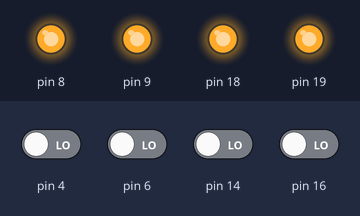
A sketch run on a simulated Arduino Uno, built with avr-gcc and run on an emulated ATmega328P. Shown: output pins drawn as LEDs (lit = HIGH). Inputs (shaded band) come from the test bench; at power-on: pin 4, pin 6, pin 14, pin 16 LOW. What the sketch prints to the serial monitor is not drawn.

Above: at 0.1 s.
At 1.1 s:
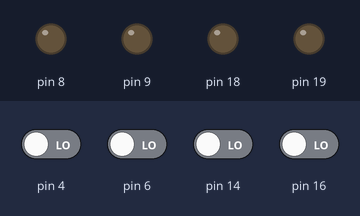
Timing chart, 0 to 2.6 s (numbered marks = the images above):
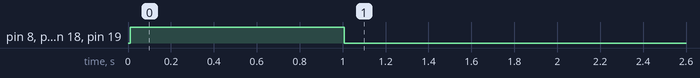

The sketch:

MC_Messschieber_Bluetooth.ino
```cpp
#include "Reader.h"

#define cal_X_enable
#define cal_Y_enable
#define cal_Z_enable
#define cal_A_enable

#define cal_X_Int 4
#define cal_X_Val 5
#define cal_X_Led 18

#define cal_Y_Int 6
#define cal_Y_Val 7
#define cal_Y_Led 19

#define cal_Z_Int 14
#define cal_Z_Val 15
#define cal_Z_Led 8

#define cal_A_Int 16
#define cal_A_Val 17
#define cal_A_Led 9


#ifdef cal_X_enable
Reader readerX(cal_X_Int, cal_X_Val, cal_X_Led);
#endif

#ifdef cal_Y_enable
Reader readerY(cal_Y_Int, cal_Y_Val,cal_Y_Led);
#endif

#ifdef cal_Z_enable
Reader readerZ(cal_Z_Int, cal_Z_Val,cal_Z_Led);
#endif

#ifdef cal_A_enable
Reader readerA(cal_A_Int, cal_A_Val,cal_A_Led);
#endif

#ifdef cal_X_enable
void interX() {
  readerX.update();
}
#endif

#ifdef cal_Y_enable
void interY() {
  readerY.update();
}
#endif

#ifdef cal_Z_enable
void interZ() {
  readerZ.update();
}
#endif

#ifdef cal_A_enable
void interA() {
  readerA.update();
}
#endif


void setup() {
  Serial.begin(9600);
  Serial.println("Starte");


#ifdef cal_X_enable
  readerX.init(interX);
#endif

#ifdef cal_Y_enable
  readerY.init(interY);
#endif

#ifdef cal_Z_enable
  readerZ.init(interZ);
#endif

#ifdef cal_A_enable
  readerA.init(interA);
#endif
}

long loopTime = 0;

void loop() {
  // put your main code here, to run repeatedly:

#ifdef cal_X_enable
  if (readerX.valueUpdate) {
    Serial.print(F("X"));
    Serial.print((long)readerX.value);
    Serial.println(F(";"));
    readerX.valueUpdate = false;
  }
#endif

#ifdef cal_Y_enable
  if (readerY.valueUpdate) {
    Serial.print(F("Y"));
    Serial.print((long)readerY.value);
    Serial.println(F(";"));
    readerY.valueUpdate = false;
  }
#endif

#ifdef cal_Z_enable
  if (readerZ.valueUpdate) {
    Serial.print(F("Z"));
    Serial.print((long)readerZ.value);
    Serial.println(F(";"));
    readerZ.valueUpdate = false;
  }
#endif

#ifdef cal_A_enable
  if (readerA.valueUpdate) {
    Serial.print(F("A"));
    Serial.print((long)readerA.value);
    Serial.println(F(";"));
    readerA.valueUpdate = false;
  }
#endif


  if (loopTime - millis() > 1000) {
    loopTime = millis();

#ifdef cal_X_enable
    readerX.led(readerX.isAttached(1000));
#endif

#ifdef cal_Y_enable
    readerY.led(readerY.isAttached(1000));
#endif

#ifdef cal_Z_enable
    readerZ.led(readerZ.isAttached(1000));
#endif

#ifdef cal_A_enable
    readerA.led(readerA.isAttached(1000));
#endif
  }
  delay(10);
}
```

Reader.cpp
```cpp
#include "Reader.h"
#include "Arduino.h"
#include "PinChangeInterrupt.h"


Reader::Reader(int intPin, int dataPin, int ledPin) {
  Reader::dataPin = dataPin;
  Reader::intPin = intPin;
  Reader::ledPin = ledPin;
}

void Reader::init(void (*userFunc)(void)) {
  attachPCINT(digitalPinToPCINT(Reader::intPin), userFunc, RISING);
  //attachInterrupt(interrupt, userFunc, RISING);
  pinMode(Reader::dataPin, INPUT);
  pinMode(Reader::ledPin, OUTPUT);

  Reader::wasAttached = false;
  Reader::cAttached = false;
  Reader::valueUpdate = true;
}


void Reader::update() {
  cli();
  long mill = millis();

  if (mill - Reader::time > 80) {

    if (Reader::pulseCount >= 23) {

      Reader::value = Reader::tmpValue;
      Reader::valueUpdate = true;
      Reader::tmpValue = 0;
      Reader::time = mill;
      Reader::pulseCount = 0;
    } else {

      int tmpRead = digitalRead(Reader::dataPin) ;
      if (tmpRead == HIGH) {
        if (Reader::pulseCount < 20)
          Reader::tmpValue |= 1L << Reader::pulseCount;
        else if (Reader::pulseCount == 20)
          Reader::tmpValue *= -1;
      }
      Reader::pulseCount++;
    }
  }
  sei();
}


boolean Reader::isAttached(int timeout) {
  long time = millis();
  long readerTime = Reader::time;
  if ( (time - readerTime) >= timeout) {
    Reader::cAttached = false;
    return false;
  } else {
    Reader::cAttached = true;
  }
  return true;
}

void Reader::led(boolean toggle) {
  if (toggle) {
    digitalWrite(Reader::ledPin, HIGH);
  } else {
    digitalWrite(Reader::ledPin, LOW);
  }
}
```

Reader.h
```cpp
#ifndef _READER_H
#define _READER_H

#include "Arduino.h"


class Reader{
  public:
    Reader(int,int,int);
    /**
      declars ports
    **/
    void init(void (*userFunc)(void));
    /**
      Reads the measure values.
    **/
    void update();

    /**
      Checks if a time out occurs
    **/
    boolean isAttached(int);

        /**
     * turns the status led on or off
     */
    void led(boolean);

    /**
      True if caliper is attached
    **/
    boolean cAttached;

    /**
      True if caliper was attached
    **/
    boolean wasAttached;

    /**
      True if caliper value has changed
    **/
    boolean valueUpdate;

    /**
      Caliper value
    **/
     long value;

  private:
    /**
      Data pin
    **/
    int dataPin;

    /**
      Int pin
    **/
    int intPin;

    /**
      Int pin
    **/
    int ledPin;

    /**
    **/
    int pulseCount;

    /**
    **/
    long  tmpValue;

    /**
      Needed for getting caliper values
    **/
    long time;
};

#endif
```

Measured:
- by itself, pin 8, pin 9, pin 18, pin 19: LOW → HIGH at 0.01 s, → LOW 1.0 s later
